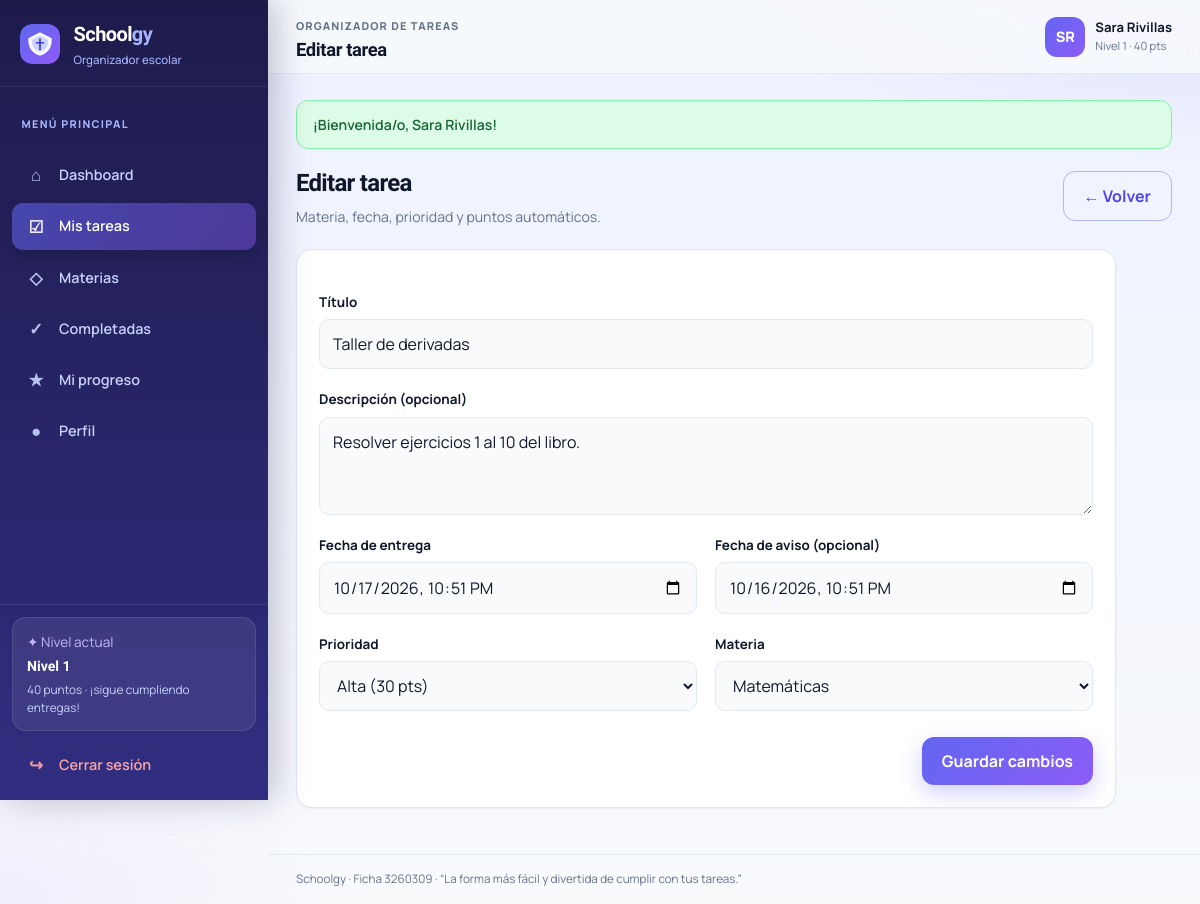
The page /tarea_form.php?id=1 (signed in) on the database as committed earlier.
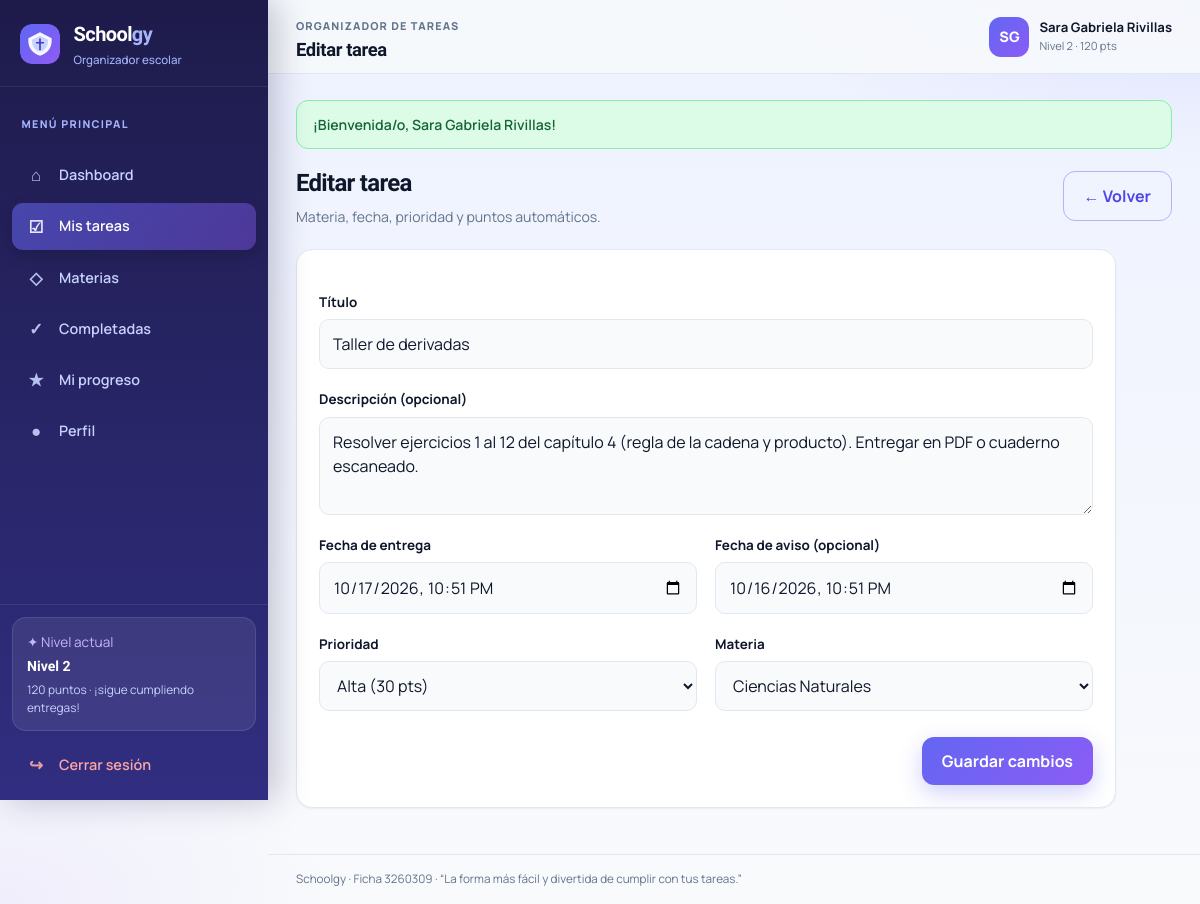
The same page on the database as committed later.
### tables this page shows
CREATE TABLE tarea (
  id_tarea       INT UNSIGNED AUTO_INCREMENT PRIMARY KEY,
  titulo         VARCHAR(150) NOT NULL,
  descripcion    TEXT NULL,
  fecha_entrega  DATETIME NOT NULL,
  fecha_aviso    DATETIME NULL,
  prioridad      ENUM('alta','media','baja') NOT NULL DEFAULT 'media',
  estado         ENUM('pendiente','completada') NOT NULL DEFAULT 'pendiente',
  puntos         INT NOT NULL DEFAULT 10,
  id_usuario     INT UNSIGNED NOT NULL,
  id_materia     INT UNSIGNED NOT NULL,
  completada_en  DATETIME NULL,
  CONSTRAINT fk_tarea_usuario
    FOREIGN KEY (id_usuario) REFERENCES usuario (id_usuario)
    ON UPDATE CASCADE
    ON DELETE RESTRICT,
  CONSTRAINT fk_tarea_materia
    FOREIGN KEY (id_materia) REFERENCES materia (id_materia)
    ON UPDATE CASCADE
    ON DELETE RESTRICT
);

CREATE TABLE materia (
  id_materia INT UNSIGNED AUTO_INCREMENT PRIMARY KEY,
  id_usuario INT UNSIGNED NOT NULL,
  nombre     VARCHAR(80) NOT NULL,
  color      VARCHAR(20) NOT NULL DEFAULT '#6366f1',
  CONSTRAINT fk_materia_usuario
    FOREIGN KEY (id_usuario) REFERENCES usuario (id_usuario)
    ON UPDATE CASCADE
    ON DELETE RESTRICT
);

### includes/funciones.php (called while the page is built, shortened)
<?php
function e(string $texto): string
{
    return htmlspecialchars($texto, ENT_QUOTES, 'UTF-8');
}
function obtenerMensaje(): ?array
{
    $msg = $_SESSION['flash'];
    return $msg;
}
function calcularNivel(int $puntos): int
{
    return max(1, (int) floor($puntos / 100) + 1);
}

### tarea_form.php (the view, shortened to what the changed rows need)
<?php
require_once __DIR__ . '/includes/conexion.php';
require_once __DIR__ . '/includes/funciones.php';
$id = (int) $_SESSION['id_usuario'];
$idTarea = (int) ($_GET['id'] ?? 0);
$tarea = null;
if ($idTarea > 0) {
    $s = $mysqli->prepare(
        'SELECT * FROM tarea WHERE id_tarea = ? AND id_usuario = ? LIMIT 1'
    );
    $s->bind_param('ii', $idTarea, $id);
    $s->execute();
    $tarea = $s->get_result()->fetch_assoc();
}
$mats = $mysqli->prepare('SELECT id_materia, nombre, color FROM materia WHERE id_usuario = ? ORDER BY nombre');
$mats->bind_param('i', $id);
$mats->execute();
$materias = $mats->get_result()->fetch_all(MYSQLI_ASSOC);
$vTitulo = $_POST['titulo'] ?? ($tarea['titulo'] ?? '');
$vDesc   = $_POST['descripcion'] ?? ($tarea['descripcion'] ?? '');
$vPrio   = $_POST['prioridad'] ?? ($tarea['prioridad'] ?? 'media');
$vMat    = (int) ($_POST['id_materia'] ?? ($tarea['id_materia'] ?? 0));
function aDatetimeLocal(?string $sqlFecha): string
{
    $dt = DateTime::createFromFormat('Y-m-d H:i:s', $sqlFecha);
    return $dt ? $dt->format('Y-m-d\TH:i') : '';
}
$vEntrega = $_POST['fecha_entrega'] ?? aDatetimeLocal($tarea['fecha_entrega'] ?? null);
$vAviso   = $_POST['fecha_aviso'] ?? aDatetimeLocal($tarea['fecha_aviso'] ?? null);
$tituloPagina = $tarea ? 'Editar tarea' : 'Registrar tarea';
require __DIR__ . '/includes/layout_inicio.php';
?>
<div class="page-heading">
  <div>
    <h1><?= e($tituloPagina) ?></h1>
  </div>
  <a class="btn btn-outline" href="tareas.php">← Volver</a>
</div>
<section class="section-card form-card" style="max-width:820px">
  <form method="post">
    <div class="form-grid">
      <div class="form-span">
        <label for="titulo">Título</label>
        <input id="titulo" name="titulo" minlength="3" maxlength="150" required value="<?= e($vTitulo) ?>">
      </div>
      <div class="form-span">
        <label for="descripcion">Descripción (opcional)</label>
        <textarea id="descripcion" name="descripcion" rows="3"><?= e($vDesc) ?></textarea>
      </div>
      <div>
        <label for="fecha_entrega">Fecha de entrega</label>
        <input id="fecha_entrega" name="fecha_entrega" type="datetime-local" required value="<?= e($vEntrega) ?>">
      </div>
      <div>
        <label for="fecha_aviso">Fecha de aviso (opcional)</label>
        <input id="fecha_aviso" name="fecha_aviso" type="datetime-local" value="<?= e($vAviso) ?>">
      </div>
      <div>
        <label for="prioridad">Prioridad</label>
        <select id="prioridad" name="prioridad" required>
          <option value="alta" <?= $vPrio === 'alta' ? 'selected' : '' ?>>Alta (30 pts)</option>
        </select>
      </div>
      <div>
        <label for="id_materia">Materia</label>
        <select id="id_materia" name="id_materia" required>
          <?php foreach ($materias as $m): ?>
            <option value="<?= (int) $m['id_materia'] ?>" <?= $vMat === (int) $m['id_materia'] ? 'selected' : '' ?>>
              <?= e($m['nombre']) ?>
            </option>
          <?php endforeach; ?>
        </select>
      </div>
    </div>
  </form>
</section>
<?php require __DIR__ . '/includes/layout_fin.php'; ?>

### includes/layout_inicio.php (shortened to what the changed rows need)
<?php
$usuarioNombre = $_SESSION['nombre'] ?? 'Estudiante';
$puntosSesion  = (int) ($_SESSION['puntos_totales'] ?? 0);
$nivelSesion   = calcularNivel($puntosSesion);
$partesNombre  = preg_split('/\s+/', trim($usuarioNombre)) ?: ['E'];
$inicial       = mb_strtoupper(mb_substr($partesNombre[0], 0, 1));
if (isset($partesNombre[1]) && $partesNombre[1] !== '') {
    $inicial .= mb_strtoupper(mb_substr($partesNombre[1], 0, 1));
}
$flash         = obtenerMensaje();
?>
<!DOCTYPE html>
<html lang="es">
<head>
  <link rel="stylesheet" href="css/app.css">
</head>
<body>
<div class="app-shell">
  <aside class="sidebar" id="sidebar">
    <div class="sidebar-bottom">
      <div class="sidebar-tip">
        <span>✦ Nivel actual</span>
        <strong>Nivel <?= (int) $nivelSesion ?></strong>
        <small><?= (int) $puntosSesion ?> puntos · ¡sigue cumpliendo entregas!</small>
      </div>
    </div>
  </aside>
  <main class="main-area">
    <header class="topbar">
      <div class="topbar-left">
        <div>
          <h2><?= e($tituloPagina) ?></h2>
        </div>
      </div>
      <div class="user-chip">
        <div class="avatar"><?= e($inicial) ?></div>
        <div>
          <strong><?= e($usuarioNombre) ?></strong>
          <small>Nivel <?= (int) $nivelSesion ?> · <?= (int) $puntosSesion ?> pts</small>
        </div>
      </div>
    </header>
    <div class="content-area">
      <?php if ($flash): ?>
        <div class="flash flash-<?= e($flash['tipo']) ?>"><?= e($flash['texto']) ?></div>
      <?php endif; ?>

Rows that differ between the two databases and show on the page:
changed tarea "Taller de derivadas": descripcion "Resolver ejercicios 1 al 10 del libro." → "Resolver ejercicios 1 al 12 del capítulo 4 (regla de la cadena y producto). Entregar en PDF o cuaderno escaneado."; id_materia "Matemáticas" → (not shown)
Other text that changed with them:
$nivelSesion: "1" → "2"
$puntosSesion: "40" → "120"
$inicial: "SR" → "SG"
$usuarioNombre: "Sara Rivillas" → "Sara Gabriela Rivillas"
$flash['texto']: "¡Bienvenida/o, Sara Rivillas!" → "¡Bienvenida/o, Sara Gabriela Rivillas!"
form field id_materia: (not shown) → "Ciencias Naturales"
